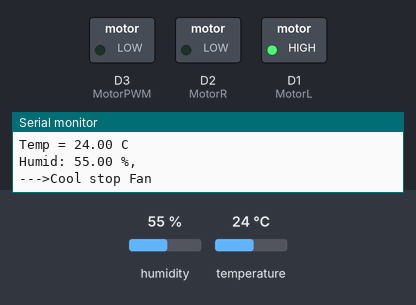
Simulated run of this sketch. Board: ESP8266 (NodeMCU). Parts: switched loads named in the sketch (green lamp = pin HIGH), the last lines printed to the serial monitor. The inputs (shaded band) are chosen by the test bench; at power-on: temperature 24 °C, humidity 55 %.

Above: at 2.8 s.
2.9 s: temperature set to 25.8 °C
At 5.2 s:
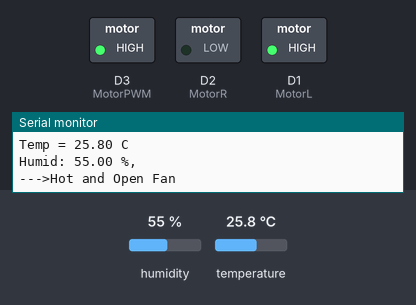
5.6 s: temperature set to 12 °C
At 6.9 s:
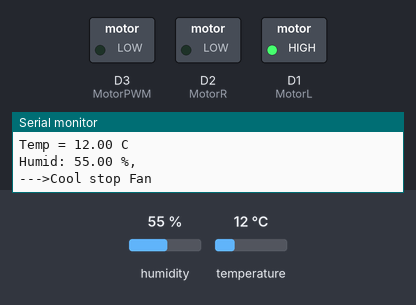
8.3 s: temperature set to 28 °C
At 10.4 s:
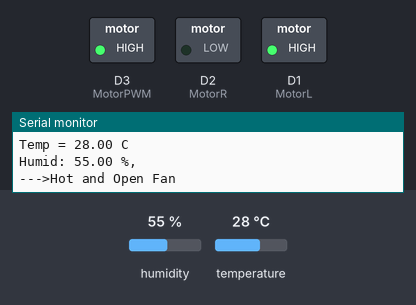
Timing chart, 0 to 11.9 s (numbered marks = the images above; inputs shaded):
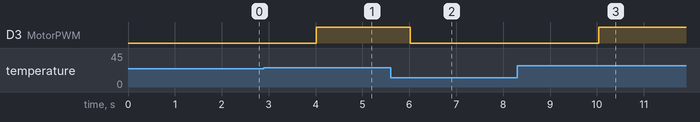

Measured:
- the behaviour switches between 25 and 25.1 °C on temperature (found by bisection; images 0 and 1)
- after the input at 2.9 s, D3 (MotorPWM): LOW → HIGH after 1.1 s
- after the input at 5.6 s, D3 (MotorPWM): HIGH → LOW after 0.42 s
- after the input at 8.3 s, D3 (MotorPWM): LOW → HIGH after 1.7 s

The sketch:

sketch_sep05b_mor_dht22.ino
```cpp
int MotorL = D1;
int MotorR = D2;
int MotorPWM = D3;

#include"DHT.h"

#define DHTPIN  D5                // GPI05 ขาที่ต่อกับขา data
#define DHTTYPE  DHT22            // e.g. DHT11, DHT21,DHT22
DHT dhtSS(DHTPIN, DHTTYPE);

float humid = 0;                  //ค่าความชื้น
float temp = 0;                   //ค่าอุณภูมิ


void setup() {
  pinMode(MotorL,OUTPUT);
  pinMode(MotorR,OUTPUT);
  pinMode(MotorPWM,OUTPUT);
  Serial.begin(9600);
  dhtSS.begin();
  pinMode(D5, INPUT);
}
void loop() {
  //สั่งให้มอเตอร์หมุนขวา
  digitalWrite(MotorL,1);
  digitalWrite(MotorR,0);
  humid = dhtSS.readHumidity();
  temp = dhtSS.readTemperature();
  if (temp > 25){
    analogWrite(MotorPWM,1000);
    Serial.print("Temp = ");
    Serial.print(temp);
    Serial.println(" C ");
    Serial.print("Humid: ");
    Serial.print(humid);
    Serial.println(" %, ");
    Serial.print("--->");
    Serial.println("Hot and Open Fan");
    }
  else{
    analogWrite(MotorPWM,0);
    Serial.print("Temp = ");
    Serial.print(temp);
    Serial.println(" C ");
    Serial.print("Humid: ");
    Serial.print(humid);
    Serial.println(" %, ");
    Serial.print("--->");
    Serial.println("Cool stop Fan");
    }
    delay(1000);
}
```
